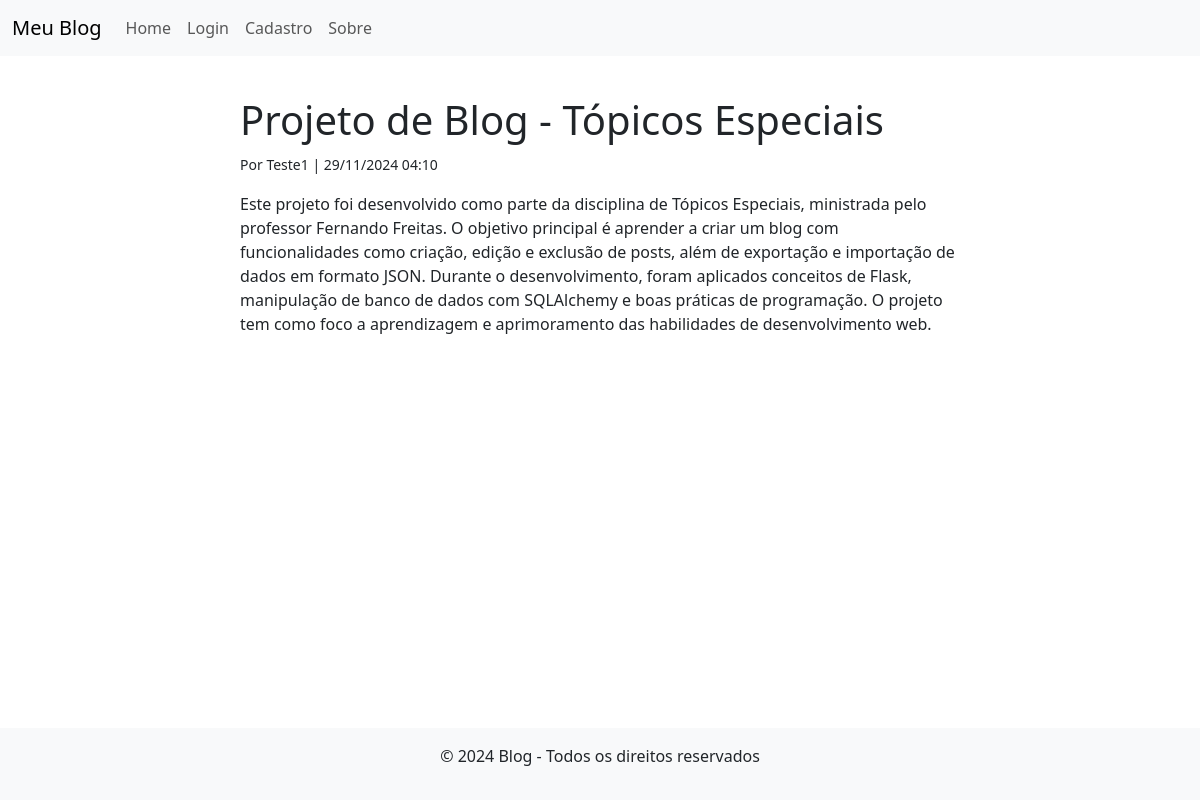
/post/1, run on the app's committed database.
### models/post.py (models this page shows)
class Post(db.Model):
    id = db.Column(db.Integer, primary_key=True)
    title = db.Column(db.String(200), nullable=False)
    content = db.Column(db.Text, nullable=False)
    user_id = db.Column(db.Integer, db.ForeignKey('user.id'), nullable=False)
    created_at = db.Column(db.DateTime, default=datetime.now, nullable=False)
    user = relationship('User', back_populates='posts')

### models/user.py (models this page shows)
class User(db.Model):
    id = db.Column(db.Integer, primary_key=True)
    username = db.Column(db.String(80), unique=True, nullable=False)
    email = db.Column(db.String(120), unique=True, nullable=False)
    password = db.Column(db.String(120), nullable=False)
    phone = db.Column(db.String(20), nullable=False)
    posts = relationship('Post', back_populates='user', lazy='dynamic')  # Definindo posts

### routes.py (the view)
    @app.route('/post/<int:id>', methods=['GET'])
    def visualizar_post(id):
        post = Post.query.get(id)  # Busca o post pelo id
        if post is None:
            flash('Post não encontrado!', 'danger')
            return redirect(url_for('home'))  # Redireciona para a home caso não encontre o post
        return render_template('visualizar_post.html', post=post)

### templates/visualizar_post.html (shortened to what this page needs)
{% extends 'base.html' %}
{% block content %}
  <div class="container mt-5">
    <div class="row">
      <div class="col-md-8 offset-md-2">
        <h1>{{ post.title }}</h1>
        <p><small>Por {{ post.user.username }} | {{ post.created_at.strftime('%d/%m/%Y %H:%M') }}</small></p>
        <p>{{ post.content }}</p>
      </div>
    </div>
  </div>
{% endblock %}

### data on the page
Post: title "Projeto de Blog - Tópicos Especiais", created_at "29/11/2024 04:10", content "Este projeto foi desenvolvido como parte da disciplina de Tópicos Especiais, ministrada pelo professor Fernando Freitas. O objetivo principal é aprender a criar um blog com funcionalidades como criação, edição e exclusão de posts, além de exportação e importação de dados em formato JSON. Durante o desenvolvimento, foram aplicados conceitos de Flask, manipulação de banco de dados com SQLAlchemy e boas práticas de programação. O projeto tem como foco a aprendizagem e aprimoramento das habilidades de desenvolvimento web."
User: user.username "Teste1"
